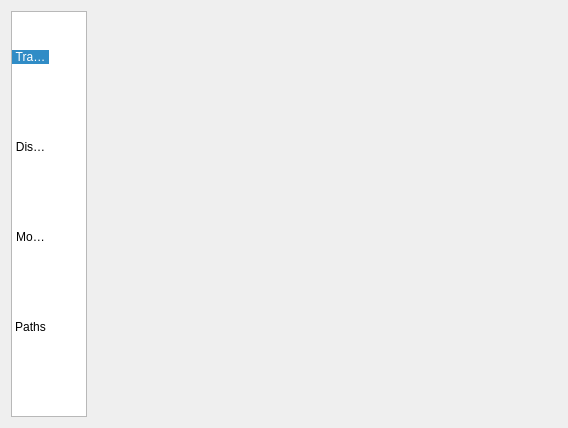
<?xml version="1.0" encoding="UTF-8"?>
<ui version="4.0">
 <class>ConfigurationWindow</class>
 <widget class="QWidget" name="ConfigurationWindow">
  <property name="geometry">
   <rect>
    <x>0</x>
    <y>0</y>
    <width>568</width>
    <height>428</height>
   </rect>
  </property>
  <property name="windowTitle">
   <string>Configuration</string>
  </property>
  <layout class="QHBoxLayout" name="horizontalLayout">
   <item>
    <widget class="QListWidget" name="listWidget">
     <property name="sizePolicy">
      <sizepolicy hsizetype="Fixed" vsizetype="Expanding">
       <horstretch>0</horstretch>
       <verstretch>0</verstretch>
      </sizepolicy>
     </property>
     <property name="maximumSize">
      <size>
       <width>76</width>
       <height>16777215</height>
      </size>
     </property>
     <property name="horizontalScrollBarPolicy">
      <enum>Qt::ScrollBarAlwaysOff</enum>
     </property>
     <property name="editTriggers">
      <set>QAbstractItemView::NoEditTriggers</set>
     </property>
     <property name="showDropIndicator" stdset="0">
      <bool>false</bool>
     </property>
     <property name="dragDropMode">
      <enum>QAbstractItemView::DragDrop</enum>
     </property>
     <property name="iconSize">
      <size>
       <width>64</width>
       <height>64</height>
      </size>
     </property>
     <property name="movement">
      <enum>QListView::Snap</enum>
     </property>
     <property name="flow">
      <enum>QListView::TopToBottom</enum>
     </property>
     <property name="gridSize">
      <size>
       <width>90</width>
       <height>90</height>
      </size>
     </property>
     <property name="viewMode">
      <enum>QListView::IconMode</enum>
     </property>
     <property name="uniformItemSizes">
      <bool>true</bool>
     </property>
     <property name="selectionRectVisible">
      <bool>false</bool>
     </property>
     <property name="currentRow">
      <number>0</number>
     </property>
     <item>
      <property name="text">
       <string>Transports</string>
      </property>
      <property name="icon">
       <iconset resource="../resources.qrc">
        <normaloff>:/icons/images/transport.png</normaloff>:/icons/images/transport.png</iconset>
      </property>
     </item>
     <item>
      <property name="text">
       <string>Displays</string>
      </property>
      <property name="icon">
       <iconset resource="../resources.qrc">
        <normaloff>:/icons/images/display.png</normaloff>:/icons/images/display.png</iconset>
      </property>
     </item>
     <item>
      <property name="text">
       <string>Monitors</string>
      </property>
      <property name="icon">
       <iconset resource="../resources.qrc">
        <normaloff>:/icons/images/remote_monitor.png</normaloff>:/icons/images/remote_monitor.png</iconset>
      </property>
     </item>
     <item>
      <property name="text">
       <string>Paths</string>
      </property>
      <property name="icon">
       <iconset resource="../resources.qrc">
        <normaloff>:/icons/images/disk.png</normaloff>:/icons/images/disk.png</iconset>
      </property>
     </item>
    </widget>
   </item>
   <item>
    <widget class="QStackedWidget" name="stackedWidget">
     <property name="currentIndex">
      <number>2</number>
     </property>
     <widget class="QWidget" name="transports">
      <layout class="QHBoxLayout" name="horizontalLayout_2">
       <property name="margin">
        <number>0</number>
       </property>
       <item>
        <widget class="TransportEditorForm" name="transportEditor" native="true"/>
       </item>
      </layout>
     </widget>
     <widget class="QWidget" name="displays">
      <layout class="QHBoxLayout" name="horizontalLayout_3">
       <property name="margin">
        <number>0</number>
       </property>
       <item>
        <widget class="DataDisplayEditorForm" name="displayEditor" native="true"/>
       </item>
      </layout>
     </widget>
     <widget class="QWidget" name="monitors">
      <layout class="QVBoxLayout" name="verticalLayout">
       <property name="margin">
        <number>0</number>
       </property>
       <item>
        <widget class="RemoteMonitorEditorForm" name="monitorEditor" native="true"/>
       </item>
      </layout>
     </widget>
     <widget class="QWidget" name="paths">
      <layout class="QHBoxLayout" name="horizontalLayout_4">
       <item>
        <widget class="PathEditorForm" name="pathConfigWidget" native="true"/>
       </item>
      </layout>
     </widget>
    </widget>
   </item>
  </layout>
 </widget>
 <customwidgets>
  <customwidget>
   <class>DataDisplayEditorForm</class>
   <extends>QWidget</extends>
   <header>DataDisplayEditorForm.hpp</header>
   <container>1</container>
  </customwidget>
  <customwidget>
   <class>TransportEditorForm</class>
   <extends>QWidget</extends>
   <header>TransportEditorForm.hpp</header>
   <container>1</container>
  </customwidget>
  <customwidget>
   <class>RemoteMonitorEditorForm</class>
   <extends>QWidget</extends>
   <header>RemoteMonitorEditorForm.hpp</header>
   <container>1</container>
  </customwidget>
  <customwidget>
   <class>PathEditorForm</class>
   <extends>QWidget</extends>
   <header>PathEditorForm.hpp</header>
   <container>1</container>
  </customwidget>
 </customwidgets>
 <resources>
  <include location="../resources.qrc"/>
 </resources>
 <connections>
  <connection>
   <sender>listWidget</sender>
   <signal>currentRowChanged(int)</signal>
   <receiver>stackedWidget</receiver>
   <slot>setCurrentIndex(int)</slot>
   <hints>
    <hint type="sourcelabel">
     <x>41</x>
     <y>213</y>
    </hint>
    <hint type="destinationlabel">
     <x>323</x>
     <y>213</y>
    </hint>
   </hints>
  </connection>
 </connections>
</ui>
